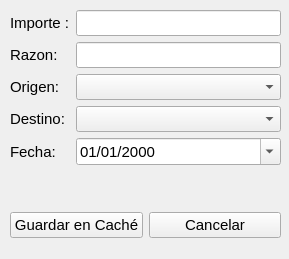
<?xml version="1.0" encoding="UTF-8"?>
<ui version="4.0">
 <class>Movimiento</class>
 <widget class="QWidget" name="Movimiento">
  <property name="windowModality">
   <enum>Qt::WindowModal</enum>
  </property>
  <property name="geometry">
   <rect>
    <x>0</x>
    <y>0</y>
    <width>289</width>
    <height>259</height>
   </rect>
  </property>
  <property name="windowTitle">
   <string>Movimiento</string>
  </property>
  <property name="windowIcon">
   <iconset>
    <normaloff>../1F4B8_color.png</normaloff>../1F4B8_color.png</iconset>
  </property>
  <widget class="QWidget" name="formLayoutWidget">
   <property name="geometry">
    <rect>
     <x>10</x>
     <y>10</y>
     <width>271</width>
     <height>181</height>
    </rect>
   </property>
   <layout class="QFormLayout" name="formLayout">
    <item row="0" column="0">
     <widget class="QLabel" name="labelImporte">
      <property name="font">
       <font>
        <pointsize>11</pointsize>
       </font>
      </property>
      <property name="text">
       <string>Importe :</string>
      </property>
     </widget>
    </item>
    <item row="0" column="1">
     <widget class="QLineEdit" name="lineEditImporte">
      <property name="font">
       <font>
        <pointsize>11</pointsize>
       </font>
      </property>
     </widget>
    </item>
    <item row="1" column="0">
     <widget class="QLabel" name="labelRazon">
      <property name="font">
       <font>
        <pointsize>11</pointsize>
       </font>
      </property>
      <property name="text">
       <string>Razon:</string>
      </property>
     </widget>
    </item>
    <item row="1" column="1">
     <widget class="QLineEdit" name="lineEditRazon">
      <property name="font">
       <font>
        <pointsize>11</pointsize>
       </font>
      </property>
     </widget>
    </item>
    <item row="2" column="0">
     <widget class="QLabel" name="labelOrigen">
      <property name="font">
       <font>
        <pointsize>11</pointsize>
       </font>
      </property>
      <property name="text">
       <string>Origen:</string>
      </property>
     </widget>
    </item>
    <item row="2" column="1">
     <widget class="QComboBox" name="comboBoxOrigen">
      <property name="font">
       <font>
        <pointsize>11</pointsize>
       </font>
      </property>
     </widget>
    </item>
    <item row="4" column="0">
     <widget class="QLabel" name="labelFecha">
      <property name="font">
       <font>
        <pointsize>11</pointsize>
       </font>
      </property>
      <property name="text">
       <string>Fecha:</string>
      </property>
     </widget>
    </item>
    <item row="4" column="1">
     <widget class="QDateEdit" name="dateEditFecha">
      <property name="font">
       <font>
        <pointsize>11</pointsize>
       </font>
      </property>
      <property name="displayFormat">
       <string>dd/MM/yyyy</string>
      </property>
      <property name="calendarPopup">
       <bool>true</bool>
      </property>
     </widget>
    </item>
    <item row="3" column="0">
     <widget class="QLabel" name="labelDestino">
      <property name="font">
       <font>
        <pointsize>11</pointsize>
       </font>
      </property>
      <property name="text">
       <string>Destino:</string>
      </property>
     </widget>
    </item>
    <item row="3" column="1">
     <widget class="QComboBox" name="comboBoxDestino">
      <property name="font">
       <font>
        <pointsize>11</pointsize>
       </font>
      </property>
     </widget>
    </item>
   </layout>
  </widget>
  <widget class="QWidget" name="horizontalLayoutWidget">
   <property name="geometry">
    <rect>
     <x>10</x>
     <y>200</y>
     <width>271</width>
     <height>51</height>
    </rect>
   </property>
   <layout class="QHBoxLayout" name="horizontalLayout">
    <item>
     <widget class="QPushButton" name="pushButtonGuardarEnCache">
      <property name="font">
       <font>
        <pointsize>11</pointsize>
       </font>
      </property>
      <property name="text">
       <string>Guardar en Caché</string>
      </property>
     </widget>
    </item>
    <item>
     <widget class="QPushButton" name="pushButtonCancelar">
      <property name="font">
       <font>
        <pointsize>11</pointsize>
       </font>
      </property>
      <property name="text">
       <string>Cancelar</string>
      </property>
     </widget>
    </item>
   </layout>
  </widget>
 </widget>
 <resources/>
 <connections/>
</ui>
